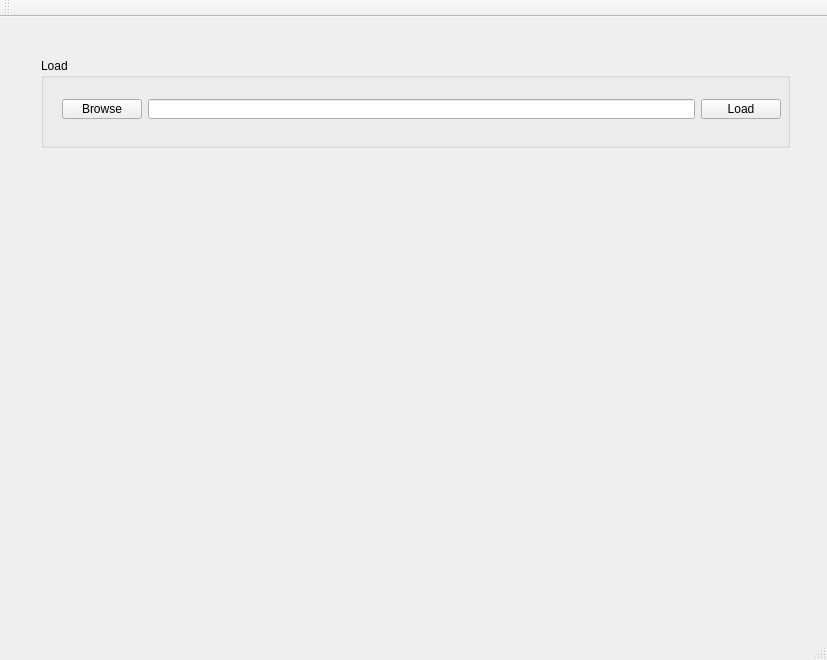
<?xml version="1.0" encoding="UTF-8"?>
<ui version="4.0">
 <class>Camera_loading_gui</class>
 <widget class="QMainWindow" name="Camera_loading_gui">
  <property name="geometry">
   <rect>
    <x>0</x>
    <y>0</y>
    <width>827</width>
    <height>660</height>
   </rect>
  </property>
  <property name="windowTitle">
   <string>Camera_loading_gui</string>
  </property>
  <widget class="QWidget" name="centralWidget">
   <widget class="QWidget" name="gridLayoutWidget">
    <property name="geometry">
     <rect>
      <x>10</x>
      <y>10</y>
      <width>791</width>
      <height>584</height>
     </rect>
    </property>
    <layout class="QGridLayout" name="gridLayout">
     <item row="3" column="1">
      <widget class="QGroupBox" name="groupBox">
       <property name="title">
        <string>Load</string>
       </property>
       <widget class="QWidget" name="gridLayoutWidget_2">
        <property name="geometry">
         <rect>
          <x>10</x>
          <y>10</y>
          <width>741</width>
          <height>81</height>
         </rect>
        </property>
        <layout class="QGridLayout" name="gridLayout_2">
         <item row="0" column="1">
          <spacer name="horizontalSpacer_3">
           <property name="orientation">
            <enum>Qt::Horizontal</enum>
           </property>
           <property name="sizeType">
            <enum>QSizePolicy::Fixed</enum>
           </property>
           <property name="sizeHint" stdset="0">
            <size>
             <width>40</width>
             <height>20</height>
            </size>
           </property>
          </spacer>
         </item>
         <item row="0" column="2">
          <spacer name="horizontalSpacer_2">
           <property name="orientation">
            <enum>Qt::Horizontal</enum>
           </property>
           <property name="sizeType">
            <enum>QSizePolicy::Fixed</enum>
           </property>
           <property name="sizeHint" stdset="0">
            <size>
             <width>40</width>
             <height>20</height>
            </size>
           </property>
          </spacer>
         </item>
         <item row="0" column="0">
          <spacer name="horizontalSpacer_4">
           <property name="orientation">
            <enum>Qt::Horizontal</enum>
           </property>
           <property name="sizeType">
            <enum>QSizePolicy::Fixed</enum>
           </property>
           <property name="sizeHint" stdset="0">
            <size>
             <width>40</width>
             <height>20</height>
            </size>
           </property>
          </spacer>
         </item>
         <item row="2" column="0">
          <spacer name="horizontalSpacer_5">
           <property name="orientation">
            <enum>Qt::Horizontal</enum>
           </property>
           <property name="sizeType">
            <enum>QSizePolicy::Fixed</enum>
           </property>
           <property name="sizeHint" stdset="0">
            <size>
             <width>40</width>
             <height>20</height>
            </size>
           </property>
          </spacer>
         </item>
         <item row="1" column="0">
          <widget class="QPushButton" name="pushButton_Browse">
           <property name="text">
            <string>Browse</string>
           </property>
          </widget>
         </item>
         <item row="1" column="1">
          <widget class="QLineEdit" name="lineEdit"/>
         </item>
         <item row="1" column="2">
          <widget class="QPushButton" name="pushButton_Load">
           <property name="sizePolicy">
            <sizepolicy hsizetype="Fixed" vsizetype="Fixed">
             <horstretch>0</horstretch>
             <verstretch>0</verstretch>
            </sizepolicy>
           </property>
           <property name="text">
            <string>Load</string>
           </property>
          </widget>
         </item>
        </layout>
       </widget>
      </widget>
     </item>
     <item row="3" column="0">
      <spacer name="verticalSpacer">
       <property name="orientation">
        <enum>Qt::Vertical</enum>
       </property>
       <property name="sizeType">
        <enum>QSizePolicy::Fixed</enum>
       </property>
       <property name="sizeHint" stdset="0">
        <size>
         <width>20</width>
         <height>90</height>
        </size>
       </property>
      </spacer>
     </item>
     <item row="1" column="1">
      <spacer name="horizontalSpacer">
       <property name="orientation">
        <enum>Qt::Horizontal</enum>
       </property>
       <property name="sizeHint" stdset="0">
        <size>
         <width>40</width>
         <height>20</height>
        </size>
       </property>
      </spacer>
     </item>
     <item row="4" column="0">
      <spacer name="verticalSpacer_2">
       <property name="orientation">
        <enum>Qt::Vertical</enum>
       </property>
       <property name="sizeType">
        <enum>QSizePolicy::Fixed</enum>
       </property>
       <property name="sizeHint" stdset="0">
        <size>
         <width>20</width>
         <height>460</height>
        </size>
       </property>
      </spacer>
     </item>
     <item row="4" column="1">
      <layout class="QGridLayout" name="gridLayout_pic"/>
     </item>
    </layout>
   </widget>
  </widget>
  <widget class="QMenuBar" name="menuBar">
   <property name="geometry">
    <rect>
     <x>0</x>
     <y>0</y>
     <width>827</width>
     <height>21</height>
    </rect>
   </property>
  </widget>
  <widget class="QToolBar" name="mainToolBar">
   <attribute name="toolBarArea">
    <enum>TopToolBarArea</enum>
   </attribute>
   <attribute name="toolBarBreak">
    <bool>false</bool>
   </attribute>
  </widget>
  <widget class="QStatusBar" name="statusBar"/>
 </widget>
 <layoutdefault spacing="6" margin="11"/>
 <resources/>
 <connections/>
</ui>
